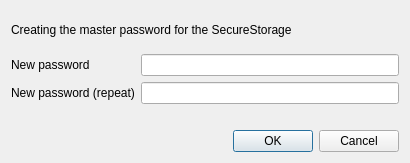
<?xml version="1.0" encoding="UTF-8"?>
<ui version="4.0">
 <class>NewPasswordDialog</class>
 <widget class="QDialog" name="NewPasswordDialog">
  <property name="geometry">
   <rect>
    <x>0</x>
    <y>0</y>
    <width>410</width>
    <height>163</height>
   </rect>
  </property>
  <property name="windowTitle">
   <string>SecMan SecureStorage</string>
  </property>
  <layout class="QVBoxLayout" name="verticalLayout">
   <item>
    <widget class="QLabel" name="label_3">
     <property name="text">
      <string>Creating the master password for the SecureStorage</string>
     </property>
    </widget>
   </item>
   <item>
    <layout class="QFormLayout" name="formLayout">
     <item row="0" column="0">
      <widget class="QLabel" name="label">
       <property name="text">
        <string>New password</string>
       </property>
      </widget>
     </item>
     <item row="1" column="0">
      <widget class="QLabel" name="label_2">
       <property name="text">
        <string>New password (repeat)</string>
       </property>
      </widget>
     </item>
     <item row="1" column="1">
      <widget class="QLineEdit" name="PasswordEdit1_">
       <property name="echoMode">
        <enum>QLineEdit::Password</enum>
       </property>
      </widget>
     </item>
     <item row="0" column="1">
      <widget class="QLineEdit" name="PasswordEdit2_">
       <property name="echoMode">
        <enum>QLineEdit::Password</enum>
       </property>
      </widget>
     </item>
     <item row="2" column="0" colspan="2">
      <widget class="QLabel" name="DifferenceLabel_">
       <property name="enabled">
        <bool>true</bool>
       </property>
       <property name="styleSheet">
        <string notr="true">color: rgb(255, 0, 0);</string>
       </property>
       <property name="text">
        <string> </string>
       </property>
       <property name="alignment">
        <set>Qt::AlignCenter</set>
       </property>
      </widget>
     </item>
    </layout>
   </item>
   <item>
    <widget class="QDialogButtonBox" name="ButtonBox_">
     <property name="orientation">
      <enum>Qt::Horizontal</enum>
     </property>
     <property name="standardButtons">
      <set>QDialogButtonBox::Cancel|QDialogButtonBox::Ok</set>
     </property>
    </widget>
   </item>
  </layout>
 </widget>
 <resources/>
 <connections>
  <connection>
   <sender>ButtonBox_</sender>
   <signal>accepted()</signal>
   <receiver>NewPasswordDialog</receiver>
   <slot>accept()</slot>
   <hints>
    <hint type="sourcelabel">
     <x>248</x>
     <y>254</y>
    </hint>
    <hint type="destinationlabel">
     <x>157</x>
     <y>274</y>
    </hint>
   </hints>
  </connection>
  <connection>
   <sender>ButtonBox_</sender>
   <signal>rejected()</signal>
   <receiver>NewPasswordDialog</receiver>
   <slot>reject()</slot>
   <hints>
    <hint type="sourcelabel">
     <x>316</x>
     <y>260</y>
    </hint>
    <hint type="destinationlabel">
     <x>286</x>
     <y>274</y>
    </hint>
   </hints>
  </connection>
 </connections>
</ui>
